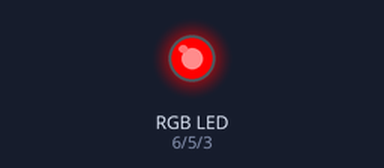
A sketch run on a simulated Arduino Uno, built with avr-gcc and run on an emulated ATmega328P. Shown: an RGB LED mixed from three pins (HIGH = lit).

Above: at 0.5 s.
At 7.5 s:
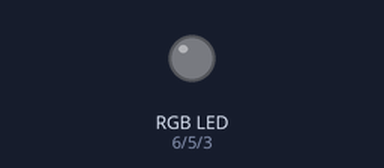
Timing chart, 0 to 11.7 s (numbered marks = the images above):
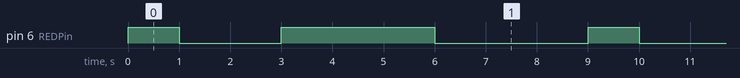

The sketch:

OperationalRGB.ino
```cpp
/*
 Created Aug 31 2015
 By Kelsi Blauvelt

 OperationalRGB
 Improved program to loop through all colors of common anode RGB LED
*/

int REDPin = 6;    // RED pin of the LED to PWM pin 4
int GREENPin = 5;  // GREEN pin of the LED to PWM pin 5
int BLUEPin = 3;   // BLUE pin of the LED to PWM pin 6

int ON = 0;
int OFF = 255;

int BLACK[3] = {OFF, OFF, OFF};
int RED[3] = {ON, OFF, OFF};
int PURPLE[3] = {ON, OFF, ON};
int BLUE[3] = {OFF, OFF, ON};
int CYAN[3] = {OFF, ON, ON};
int GREEN[3] = {OFF, ON, OFF};
int YELLOW[3] = {ON, ON, OFF};
int WHITE[3] = {ON, ON, ON};

int colorOrder[] = {*BLACK, *RED, *PURPLE, *BLUE, *CYAN, *GREEN, *YELLOW, *WHITE};

int setColor[3];

void setup()
{
  pinMode(REDPin, OUTPUT);
  pinMode(GREENPin, OUTPUT);
  pinMode(BLUEPin, OUTPUT);
  Serial.begin(9600);
}

void loop()
{
    for(int i = 0; i < 9; i++){ // Black to Red
    *setColor = colorOrder[i];
      analogWrite(REDPin, setColor[0]);
      analogWrite(GREENPin, setColor[1]);
      analogWrite(BLUEPin, setColor[2]);
      delay(1000);
  }
}
```

Measured:
- by itself, pin 6 (REDPin): repeats every 9.0 s: LOW 2.0 s, HIGH 3.0 s, LOW 3.0 s, HIGH 1.0 s
- by itself, everything shown: repeats every 9.0 s, in 4 steps
